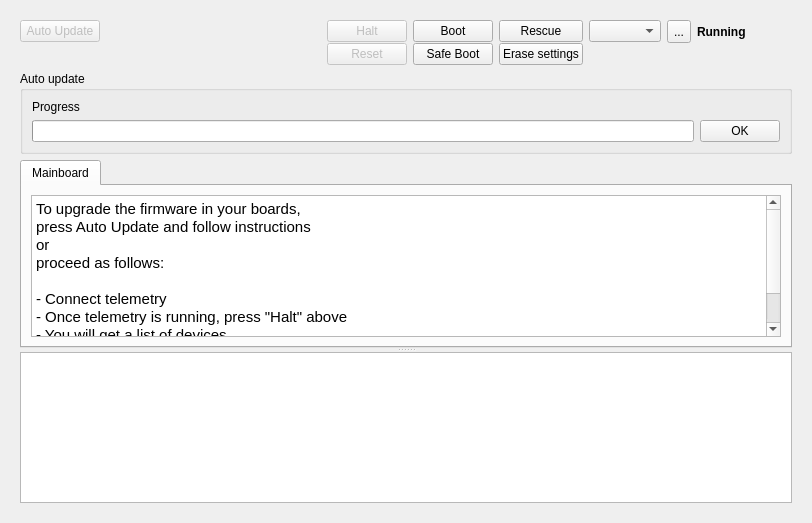
<?xml version="1.0" encoding="UTF-8"?>
<ui version="4.0">
 <class>UploaderWidget</class>
 <widget class="QWidget" name="UploaderWidget">
  <property name="geometry">
   <rect>
    <x>0</x>
    <y>0</y>
    <width>812</width>
    <height>523</height>
   </rect>
  </property>
  <property name="windowTitle">
   <string>Form</string>
  </property>
  <layout class="QVBoxLayout" name="verticalLayout">
   <item>
    <widget class="QScrollArea" name="scrollArea">
     <property name="frameShape">
      <enum>QFrame::NoFrame</enum>
     </property>
     <property name="widgetResizable">
      <bool>true</bool>
     </property>
     <widget class="QWidget" name="scrollAreaWidgetContents">
      <property name="geometry">
       <rect>
        <x>0</x>
        <y>0</y>
        <width>794</width>
        <height>505</height>
       </rect>
      </property>
      <layout class="QVBoxLayout" name="verticalLayout_2">
       <item>
        <widget class="QFrame" name="buttonFrame">
         <property name="frameShape">
          <enum>QFrame::NoFrame</enum>
         </property>
         <property name="frameShadow">
          <enum>QFrame::Raised</enum>
         </property>
         <property name="lineWidth">
          <number>0</number>
         </property>
         <layout class="QVBoxLayout" name="verticalLayout_3">
          <property name="spacing">
           <number>0</number>
          </property>
          <property name="margin">
           <number>0</number>
          </property>
          <item>
           <layout class="QGridLayout" name="gridLayout">
            <property name="leftMargin">
             <number>0</number>
            </property>
            <property name="topMargin">
             <number>0</number>
            </property>
            <property name="rightMargin">
             <number>0</number>
            </property>
            <property name="horizontalSpacing">
             <number>6</number>
            </property>
            <item row="0" column="3" colspan="2">
             <widget class="QPushButton" name="bootButton">
              <property name="enabled">
               <bool>true</bool>
              </property>
              <property name="toolTip">
               <string>Boots the system.
Only useful if the system is halted
(mainboard blue LED blinking slowly, green LED on)

If telemetry is not running, select the link using the dropdown
menu on the right.</string>
              </property>
              <property name="text">
               <string>Boot</string>
              </property>
             </widget>
            </item>
            <item row="1" column="5" colspan="3">
             <widget class="QPushButton" name="eraseBootButton">
              <property name="enabled">
               <bool>true</bool>
              </property>
              <property name="toolTip">
               <string>&lt;html&gt;&lt;head/&gt;&lt;body&gt;&lt;p&gt;Reboot the board and clear its settings memory.&lt;/p&gt;&lt;p&gt;        Useful if the board cannot boot properly.&lt;/p&gt;&lt;p&gt;        Blue led starts blinking quick for 20-30 seconds than the board will start normally&lt;/p&gt;&lt;p&gt;&lt;br/&gt;&lt;/p&gt;&lt;p&gt;If telemetry is not running, select the link using the dropdown&lt;/p&gt;&lt;p&gt;menu on the right.&lt;/p&gt;&lt;p&gt;PLEASE NOTE: Supported with bootloader versions 4.0 and earlier&lt;/p&gt;&lt;/body&gt;&lt;/html&gt;</string>
              </property>
              <property name="text">
               <string>Erase settings</string>
              </property>
             </widget>
            </item>
            <item row="0" column="5" colspan="3">
             <widget class="QPushButton" name="rescueButton">
              <property name="toolTip">
               <string>Start a guided procedure to manually
recover a system which does not boot.

Rescue is possible in USB mode only.</string>
              </property>
              <property name="text">
               <string>Rescue</string>
              </property>
             </widget>
            </item>
            <item row="1" column="3" colspan="2">
             <widget class="QPushButton" name="safeBootButton">
              <property name="enabled">
               <bool>true</bool>
              </property>
              <property name="toolTip">
               <string>Boots the system into safe mode (ie. default HwSettings).
Only useful if the system is halted
(mainboard blue LED blinking slowly, orange LED off)

If telemetry is not running, select the link using the dropdown
menu on the right.</string>
              </property>
              <property name="text">
               <string>Safe Boot</string>
              </property>
             </widget>
            </item>
            <item row="0" column="9">
             <widget class="QComboBox" name="telemetryLink">
              <property name="toolTip">
               <string>When telemetry is not connected, select the communication
method using this combo box.

You can use this to force a communication channel when doing
a &quot;Boot&quot; (button on the left). It is updated automatically when
halting a running board.</string>
              </property>
             </widget>
            </item>
            <item row="0" column="10">
             <widget class="QToolButton" name="refreshPorts">
              <property name="minimumSize">
               <size>
                <width>0</width>
                <height>23</height>
               </size>
              </property>
              <property name="toolTip">
               <string>Refresh the list of serial ports</string>
              </property>
              <property name="text">
               <string>...</string>
              </property>
             </widget>
            </item>
            <item row="0" column="2">
             <widget class="QPushButton" name="haltButton">
              <property name="enabled">
               <bool>false</bool>
              </property>
              <property name="toolTip">
               <string>Tells the mainboard to go down
to bootloader mode.
(Only enabled if telemetry link is established, either
through serial or USB)</string>
              </property>
              <property name="text">
               <string>Halt</string>
              </property>
             </widget>
            </item>
            <item row="0" column="12">
             <widget class="QPushButton" name="pbHelp">
              <property name="text">
               <string/>
              </property>
              <property name="icon">
               <iconset resource="../coreplugin/core.qrc">
                <normaloff>:/core/images/helpicon.svg</normaloff>:/core/images/helpicon.svg</iconset>
              </property>
              <property name="iconSize">
               <size>
                <width>18</width>
                <height>18</height>
               </size>
              </property>
              <property name="flat">
               <bool>true</bool>
              </property>
             </widget>
            </item>
            <item row="0" column="11">
             <widget class="QLabel" name="boardStatus">
              <property name="font">
               <font>
                <weight>75</weight>
                <bold>true</bold>
               </font>
              </property>
              <property name="text">
               <string>Running</string>
              </property>
             </widget>
            </item>
            <item row="1" column="2">
             <widget class="QPushButton" name="resetButton">
              <property name="enabled">
               <bool>false</bool>
              </property>
              <property name="toolTip">
               <string>Reset the system.
(Only enabled if telemetry link is established, either
through serial or USB)</string>
              </property>
              <property name="text">
               <string>Reset</string>
              </property>
             </widget>
            </item>
            <item row="0" column="0">
             <widget class="QPushButton" name="autoUpdateButton">
              <property name="enabled">
               <bool>false</bool>
              </property>
              <property name="minimumSize">
               <size>
                <width>75</width>
                <height>0</height>
               </size>
              </property>
              <property name="toolTip">
               <string>Start a guided procedure to manually
recover a system which does not boot.

Rescue is possible in USB mode only.</string>
              </property>
              <property name="text">
               <string>Auto Update</string>
              </property>
             </widget>
            </item>
            <item row="0" column="1">
             <spacer name="horizontalSpacer">
              <property name="orientation">
               <enum>Qt::Horizontal</enum>
              </property>
              <property name="sizeHint" stdset="0">
               <size>
                <width>40</width>
                <height>20</height>
               </size>
              </property>
             </spacer>
            </item>
           </layout>
          </item>
         </layout>
        </widget>
       </item>
       <item>
        <widget class="QGroupBox" name="autoUpdateGroupBox">
         <property name="title">
          <string>Auto update</string>
         </property>
         <layout class="QGridLayout" name="gridLayout_2">
          <item row="1" column="1">
           <widget class="QPushButton" name="autoUpdateOkButton">
            <property name="text">
             <string>OK</string>
            </property>
           </widget>
          </item>
          <item row="1" column="0">
           <widget class="QProgressBar" name="autoUpdateProgressBar">
            <property name="value">
             <number>0</number>
            </property>
            <property name="textVisible">
             <bool>false</bool>
            </property>
           </widget>
          </item>
          <item row="0" column="0" colspan="2">
           <widget class="QLabel" name="autoUpdateLabel">
            <property name="text">
             <string>Progress</string>
            </property>
           </widget>
          </item>
         </layout>
        </widget>
       </item>
       <item>
        <widget class="QSplitter" name="splitter">
         <property name="orientation">
          <enum>Qt::Vertical</enum>
         </property>
         <widget class="QTabWidget" name="systemElements">
          <property name="currentIndex">
           <number>0</number>
          </property>
          <widget class="QWidget" name="defaultTab">
           <attribute name="title">
            <string>Mainboard</string>
           </attribute>
           <layout class="QHBoxLayout" name="horizontalLayout_2">
            <item>
             <widget class="QTextEdit" name="textEdit">
              <property name="html">
               <string>&lt;!DOCTYPE HTML PUBLIC &quot;-//W3C//DTD HTML 4.0//EN&quot; &quot;http://www.w3.org/TR/REC-html40/strict.dtd&quot;&gt;
&lt;html&gt;&lt;head&gt;&lt;meta name=&quot;qrichtext&quot; content=&quot;1&quot; /&gt;&lt;style type=&quot;text/css&quot;&gt;
p, li { white-space: pre-wrap; }
&lt;/style&gt;&lt;/head&gt;&lt;body style=&quot; font-family:'MS Shell Dlg 2'; font-size:8.25pt; font-weight:400; font-style:normal;&quot;&gt;
&lt;p style=&quot; margin-top:0px; margin-bottom:0px; margin-left:0px; margin-right:0px; -qt-block-indent:0; text-indent:0px;&quot;&gt;&lt;span style=&quot; font-family:'Ubuntu'; font-size:11pt;&quot;&gt;To upgrade the firmware in your boards,&lt;/span&gt;&lt;/p&gt;
&lt;p style=&quot; margin-top:0px; margin-bottom:0px; margin-left:0px; margin-right:0px; -qt-block-indent:0; text-indent:0px;&quot;&gt;&lt;span style=&quot; font-family:'Ubuntu'; font-size:11pt;&quot;&gt;press Auto Update and follow instructions&lt;/span&gt;&lt;/p&gt;
&lt;p style=&quot; margin-top:0px; margin-bottom:0px; margin-left:0px; margin-right:0px; -qt-block-indent:0; text-indent:0px;&quot;&gt;&lt;span style=&quot; font-family:'Ubuntu'; font-size:11pt;&quot;&gt;or&lt;/span&gt;&lt;/p&gt;
&lt;p style=&quot; margin-top:0px; margin-bottom:0px; margin-left:0px; margin-right:0px; -qt-block-indent:0; text-indent:0px;&quot;&gt;&lt;span style=&quot; font-family:'Ubuntu'; font-size:11pt;&quot;&gt;proceed as follows:&lt;/span&gt;&lt;/p&gt;
&lt;p style=&quot;-qt-paragraph-type:empty; margin-top:0px; margin-bottom:0px; margin-left:0px; margin-right:0px; -qt-block-indent:0; text-indent:0px; font-family:'Ubuntu'; font-size:11pt;&quot;&gt;&lt;br /&gt;&lt;/p&gt;
&lt;p style=&quot; margin-top:0px; margin-bottom:0px; margin-left:0px; margin-right:0px; -qt-block-indent:0; text-indent:0px;&quot;&gt;&lt;span style=&quot; font-family:'Ubuntu'; font-size:11pt;&quot;&gt;- Connect telemetry&lt;/span&gt;&lt;/p&gt;
&lt;p style=&quot; margin-top:0px; margin-bottom:0px; margin-left:0px; margin-right:0px; -qt-block-indent:0; text-indent:0px;&quot;&gt;&lt;span style=&quot; font-family:'Ubuntu'; font-size:11pt;&quot;&gt;- Once telemetry is running, press &amp;quot;Halt&amp;quot; above&lt;/span&gt;&lt;/p&gt;
&lt;p style=&quot; margin-top:0px; margin-bottom:0px; margin-left:0px; margin-right:0px; -qt-block-indent:0; text-indent:0px;&quot;&gt;&lt;span style=&quot; font-family:'Ubuntu'; font-size:11pt;&quot;&gt;- You will get a list of devices.&lt;/span&gt;&lt;/p&gt;
&lt;p style=&quot; margin-top:0px; margin-bottom:0px; margin-left:0px; margin-right:0px; -qt-block-indent:0; text-indent:0px;&quot;&gt;&lt;span style=&quot; font-family:'Ubuntu'; font-size:11pt;&quot;&gt;- You can then upload/download to/from each board as you wish&lt;/span&gt;&lt;/p&gt;
&lt;p style=&quot; margin-top:0px; margin-bottom:0px; margin-left:0px; margin-right:0px; -qt-block-indent:0; text-indent:0px;&quot;&gt;&lt;span style=&quot; font-family:'Ubuntu'; font-size:11pt;&quot;&gt;- You can resume operations by pressing &amp;quot;Boot&amp;quot;&lt;/span&gt;&lt;/p&gt;&lt;/body&gt;&lt;/html&gt;</string>
              </property>
             </widget>
            </item>
           </layout>
          </widget>
         </widget>
         <widget class="QTextBrowser" name="textBrowser">
          <property name="horizontalScrollBarPolicy">
           <enum>Qt::ScrollBarAlwaysOff</enum>
          </property>
          <property name="html">
           <string>&lt;!DOCTYPE HTML PUBLIC &quot;-//W3C//DTD HTML 4.0//EN&quot; &quot;http://www.w3.org/TR/REC-html40/strict.dtd&quot;&gt;
&lt;html&gt;&lt;head&gt;&lt;meta name=&quot;qrichtext&quot; content=&quot;1&quot; /&gt;&lt;style type=&quot;text/css&quot;&gt;
p, li { white-space: pre-wrap; }
&lt;/style&gt;&lt;/head&gt;&lt;body style=&quot; font-family:'MS Shell Dlg 2'; font-size:8.25pt; font-weight:400; font-style:normal;&quot;&gt;
&lt;p style=&quot;-qt-paragraph-type:empty; margin-top:0px; margin-bottom:0px; margin-left:0px; margin-right:0px; -qt-block-indent:0; text-indent:0px; font-family:'Ubuntu'; font-size:11pt;&quot;&gt;&lt;br /&gt;&lt;/p&gt;&lt;/body&gt;&lt;/html&gt;</string>
          </property>
         </widget>
        </widget>
       </item>
      </layout>
     </widget>
    </widget>
   </item>
  </layout>
 </widget>
 <resources>
  <include location="../coreplugin/core.qrc"/>
 </resources>
 <connections/>
</ui>
